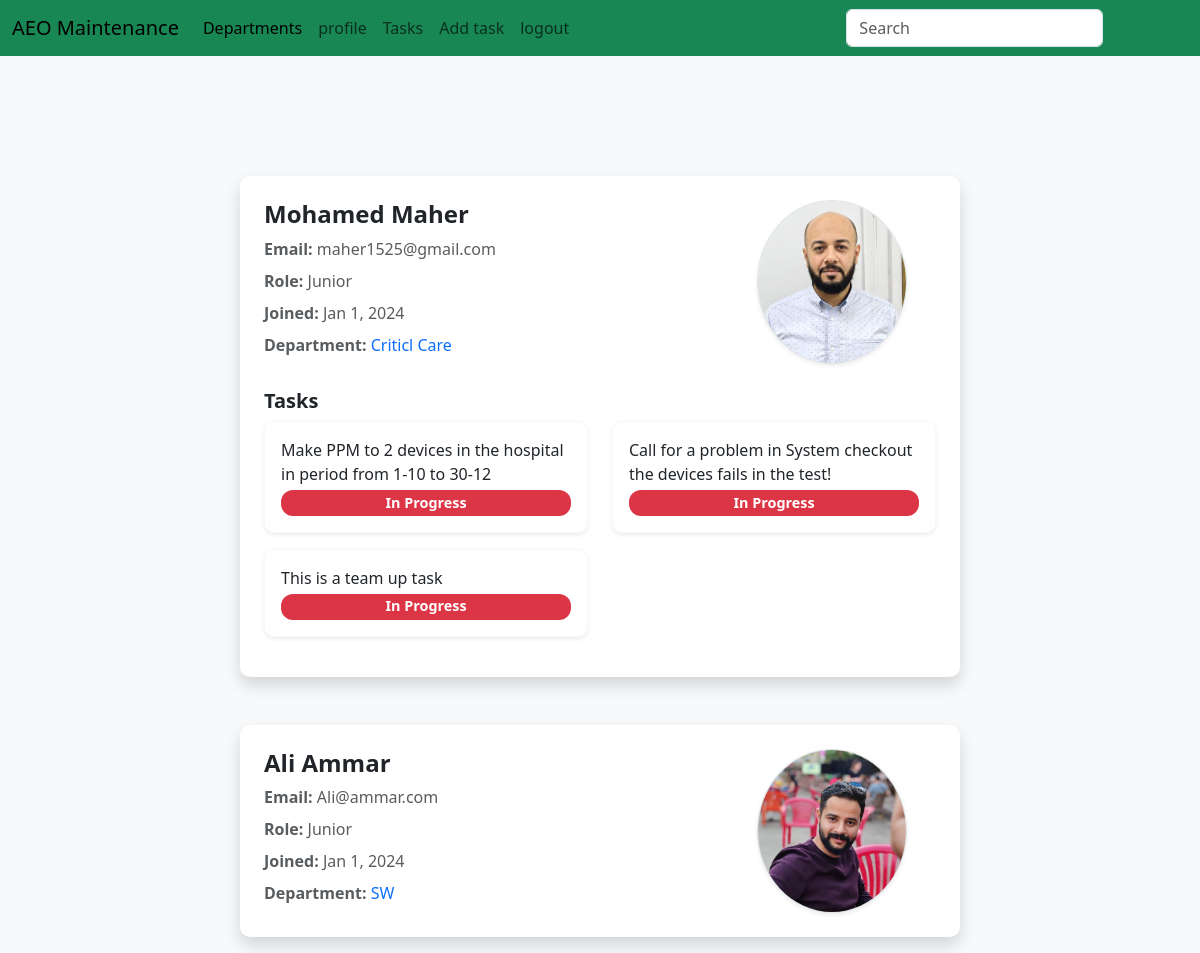
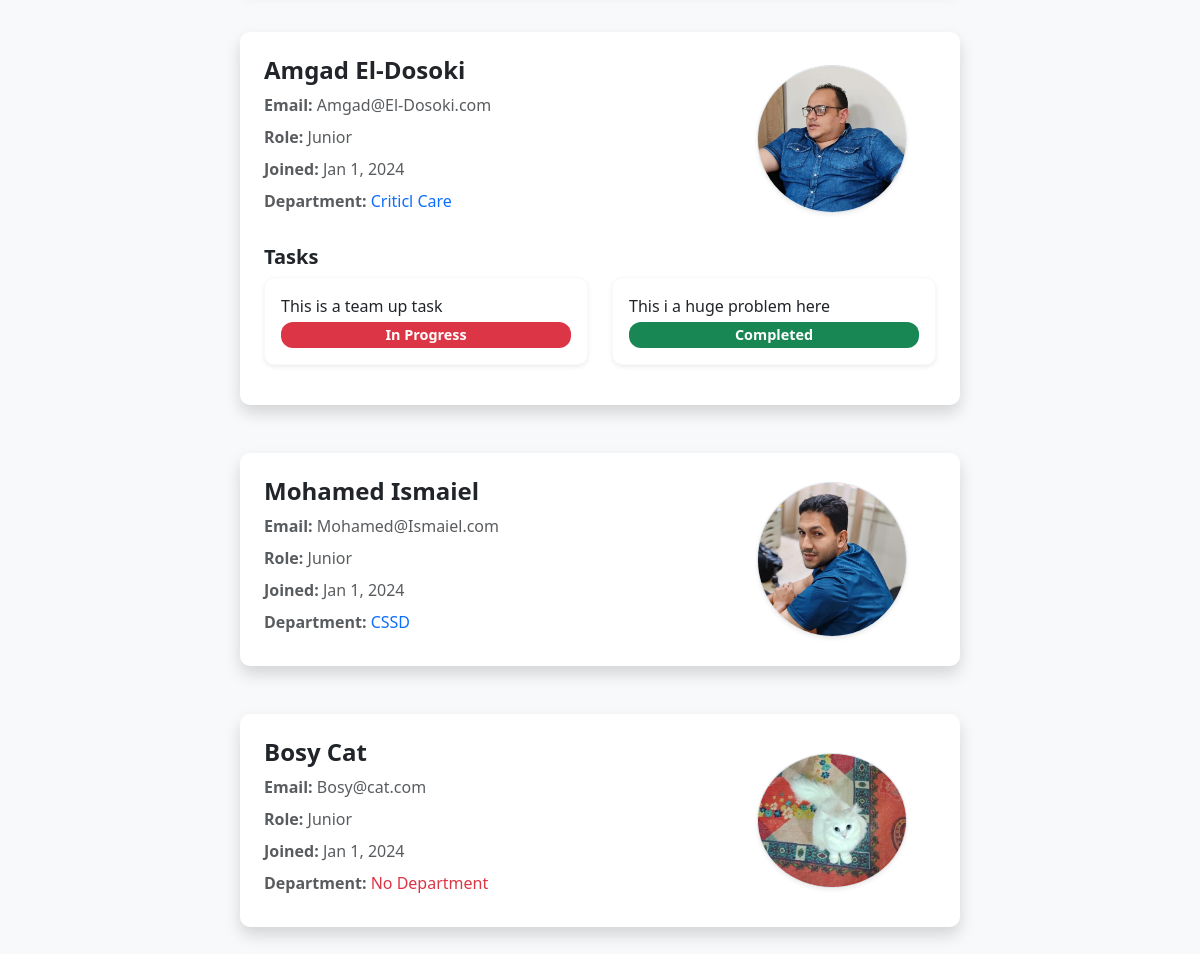
Screenshot of /users (signed in) with the database file from the repository (2 pictures, top to bottom).
### maintenance_system/models.py (models this page shows, shortened)
class User(db.Model, UserMixin):
	id = db.Column(db.Integer, primary_key=True)
	username = db.Column(db.String(80), unique=True)
	email = db.Column(db.String(120), unique=True)
	password = db.Column(db.String(120))
	rank = db.Column(db.String(120), default="Junior")
	profile_pic = db.Column(db.String(120), default="default.jpg")
	department_id = db.Column(db.Integer, db.ForeignKey('department.id'))
	machines = db.relationship('Machine', backref='user', lazy=True)
	hospitals = db.relationship('Hospital', secondary='user_hospital', backref='users', lazy='dynamic')

class Department(db.Model):
	id = db.Column(db.Integer, primary_key=True)
	name = db.Column(db.String(80), unique=True)
	members = db.relationship('User', backref='department', lazy=True)
	devices = db.relationship('Device', backref='department', lazy=True)

class Task(db.Model):
	id = db.Column(db.Integer, primary_key=True)
	task_type = db.Column(db.String(80))
	status = db.Column(db.Integer, default=int(0)) # 0: not completed, 1: in progress, 2: done
	open_date = db.Column(db.DateTime, nullable=False, default=default_time)
	close_date = db.Column(db.DateTime)
	description = db.Column(db.String(200))
	result = db.Column(db.String(200))
	hospital_id = db.Column(db.Integer, db.ForeignKey('hospital.id'))
	users = db.relationship('User', secondary='user_task', backref='tasks', lazy='dynamic')

### maintenance_system/User/routes.py (the view)
@login_required
@usersbp.route('/users')
def users():
    if not current_user.is_authenticated:
        return redirect(url_for('usersbp.login'))
    users = User.query.all()
    return render_template('users.html', users=users)

### maintenance_system/models.py (called while the page is built)
@login_manager.user_loader
def load_user(user_id):
	return User.query.get(int(user_id))

### maintenance_system/Templates/users.html
{% extends "layout.html" %}
{% block content %}
<div class="container my-5">
	<div class="row justify-content-center">
		{% for user in users %}
		{% if user.rank != "Admin" %}
		<div class="col-md-10 col-lg-8 mt-4 mb-4">
			<div class="card p-4 shadow border-0">
				<div class="row align-items-center">
					<div class="col-md-8 col-12">
						<a class="text-decoration-none text-dark" href="{{ url_for('usersbp.user', id=user.id) }}">
							<h4 class="fw-bold">{{ user.username }}</h4>
						</a>
						<p class="text-muted mb-2">
							<strong>Email:</strong> {{ user.email }}
						</p>
						<p class="text-muted mb-2">
							<strong>Role:</strong> {{ user.rank }}
						</p>
						<p class="text-muted mb-2">
							<strong>Joined:</strong> Jan 1, 2024
						</p>
						<p class="text-muted mb-2">
							<strong>Department:</strong>
							{% if user.department %}
							<a class="text-decoration-none text-primary"
								href="{{ url_for('devicesbp.devices', department_id=user.department.id) }}">
								{{ user.department.name }}
							</a>
							{% else %}
							<span class="text-danger">No Department</span>
							{% endif %}
						</p>
					</div>
					<div class="col-md-4 col-12 text-center">
						<img src="{{ url_for('static', filename='images/' + user.profile_pic) }}" alt="User Photo"
							class="rounded-circle img-fluid border shadow-sm" style="max-width: 150px;">
					</div>
				</div>
				{% if user.tasks %}
				<div class="mt-4">
					<h5 class="fw-bold">Tasks</h5>
					<div class="row">
						{% for task in user.tasks %}
						<div class="col-md-6 mb-3">
							<div class="card p-3 border-light shadow-sm">
								<p class="mb-1">{{ task.description }}</p>
								<span class="badge {% if task.status == 0 %} bg-danger {% else %} bg-success {% endif %}">
									{% if task.status == 0 %} In Progress {% else %} Completed {% endif %}
								</span>
							</div>
						</div>
						{% endfor %}
					</div>
				</div>
				{% endif %}
			</div>
		</div>
		{% endif %}
		{% endfor %}
	</div>
</div>
{% endblock %}

### maintenance_system/static/css/style.css (style rules this page uses)
body { background-color: #f8f9fa; }
.card { border-radius: 10px; }
.badge { font-size: 0.9rem; padding: 0.4em 0.7em; border-radius: 12px; }

### rows the page displays
User: username "Mohamed Maher", email "maher1525@gmail.com", rank "Junior", department.name "Criticl Care", profile_pic (picture)
Task: description "Make PPM to 2 devices in the hospital in period from 1-10 to 30-12", status "In Progress"
Task: description "Call for a problem in System checkout the devices fails in the test!", status "In Progress"
Task: description "This is a team up task", status "In Progress"
User: username "Ali Ammar", email "Ali@ammar.com", rank "Junior", department.name "SW", profile_pic (picture)
User: username "Amgad El-Dosoki", email "Amgad@El-Dosoki.com", rank "Junior", department.name "Criticl Care", profile_pic (picture)
Task: description "This i a huge problem here", status "Completed"
User: username "Mohamed Ismaiel", email "Mohamed@Ismaiel.com", rank "Junior", department.name "CSSD", profile_pic (picture)
User: username "Bosy Cat", email "Bosy@cat.com", rank "Junior", shows "No Department", profile_pic (picture)
